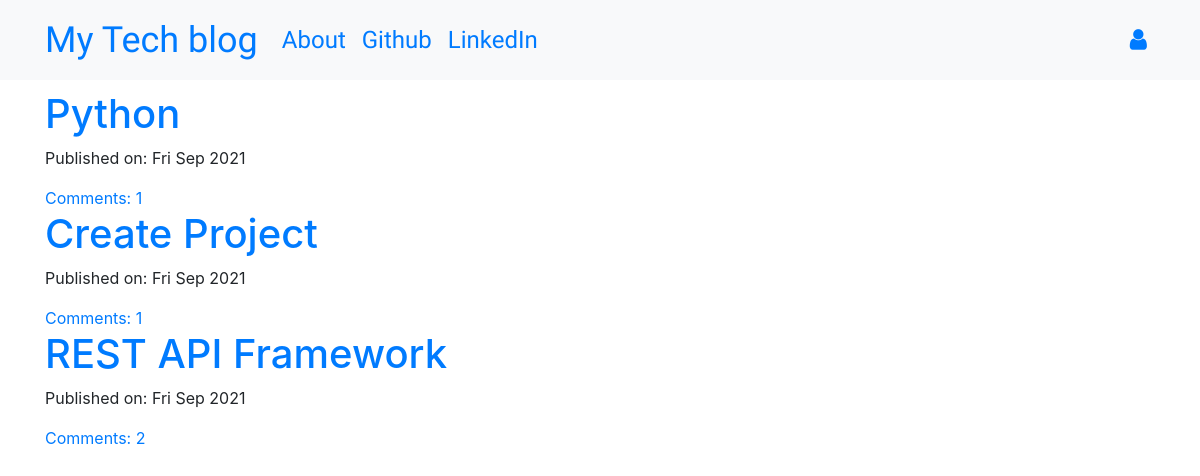
The page / on the database its author committed.
### home/models.py (models this page shows, shortened)
class Post(models.Model):
    author = models.ForeignKey('auth.User',on_delete=models.CASCADE)
    title = models.CharField(max_length=200)
    text = models.TextField()
    created_date = models.DateTimeField(default=timezone.now)
    published_date = models.DateTimeField(blank=True, null=True)
    def approve_comments(self):
        return self.comments.filter(approved_comment=True)

### home/views.py (the view)
# urls.py: path('',views.PostListView.as_view(),name='post_list'),
class PostListView(ListView):
    model = Post
    def get_queryset(self):
        return Post.objects.filter(published_date__lte=timezone.now()).order_by('-published_date')

### templates/home/post_list.html
{% extends 'base/base-template.html' %}
{% block content %}
<div class="centerstage">
    {% for post in post_list %}
        <div class="post">
            <h1><a href="{% url 'post_detail' pk=post.pk %}">{{ post.title }}</a></h1>
            <div class="date">
                <p>Published on: {{ post.published_date|date:"D M Y"}}</p>
            </div>
            <a href="{% url 'post_detail' pk=post.pk %}">Comments: {{ post.approve_comments.count }}</a>
        </div>
    {% endfor %}
</div>
{% endblock %}

### static/css/blog.css (style rules this page uses)
.centerstage { margin-left: auto; margin-right: auto; }
.loader { filter:hue-rotate(0deg); color: linear-gradient(45deg,#0f8,#08f); animation:hue 5000ms infinite linear; }

### rows shown on the page
Post: title "Python", published_date "Fri Sep 2021", approve_comments.count "1"
Post: title "Create Project", published_date "Fri Sep 2021", approve_comments.count "1"
Post: title "REST API Framework", published_date "Fri Sep 2021", approve_comments.count "2"
